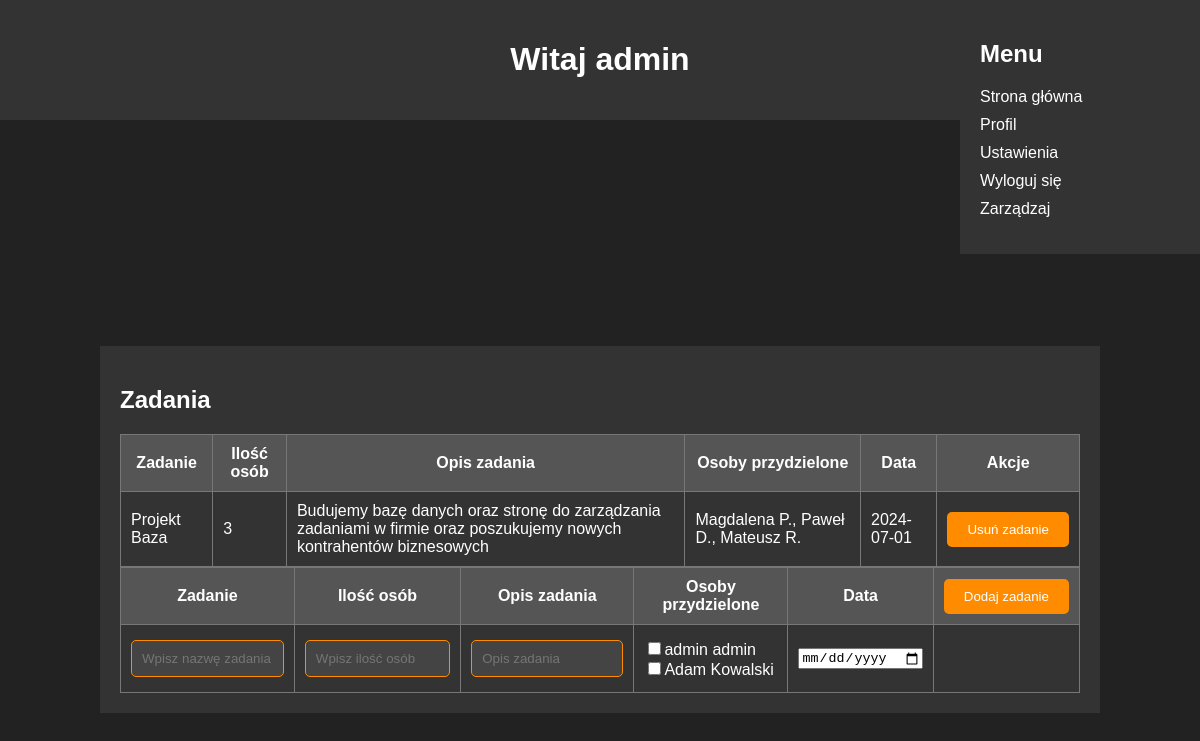
Page /manage_content.php (signed in) on the committed database.
### tables this page shows
CREATE TABLE `zadania_baza` (
  `id` int(11) NOT NULL,
  `zadania` text NOT NULL,
  `iloscosob` int(11) NOT NULL,
  `opis` text NOT NULL,
  `osoby` text NOT NULL,
  `data` date NOT NULL
);

CREATE TABLE `pracownicy` (
  `id` int(11) NOT NULL,
  `Name` text NOT NULL,
  `Surname` text NOT NULL,
  `Position` text NOT NULL,
  `login` text NOT NULL
);

### manage_content.php (the view, shortened to what this page needs)
<?php
$servername = "localhost";
$username = "root";
$password = "";
$database = "project_1";
$conn = mysqli_connect($servername, $username, $password, $database);
?>
<!DOCTYPE html>
<html lang="pl">
<head>
    <link rel="stylesheet" href="styles1.css">
</head>
<body>
<div class="welcome-message">
    <h1>Witaj
    <?php
if (isset($_SESSION['login'])) {
    $login = $_SESSION['login'];
    echo htmlspecialchars($login);
} else {
    echo "nieznajomy";
}
?>
</h1>
    </div>
<div class="container">
<div class="main">
    <h2>Zadania</h2>
    <table>
        <tr>
            <th class="Table1">Zadanie</th>
            <th class="Table2">Ilość osób</th>
            <th class="Table3">Opis zadania</th>
            <th class="Table4">Osoby przydzielone</th>
            <th class="Table5">Data</th>
            <th>Akcje</th>
        </tr>
        <?php
        $query = "SELECT `zadania`, `iloscosob`, `opis`, `osoby`, `data` FROM `zadania_baza`";
        $result = mysqli_query($conn, $query);
        if (mysqli_num_rows($result) > 0) {
            while ($row = mysqli_fetch_assoc($result)) {
                echo "<tr>";
                echo '<td class="Table1">' . htmlspecialchars($row['zadania']) . '</td>';
                echo '<td class="Table2">' . htmlspecialchars($row['iloscosob']) . '</td>';
                echo '<td class="Table3">' . htmlspecialchars($row['opis']) . '</td>';
                echo '<td class="Table4">' . htmlspecialchars($row['osoby']) . '</td>';
                echo '<td class="Table5">' . htmlspecialchars($row['data']) . '</td>';
                echo '<td>
                    <form method="POST" action="' . htmlspecialchars($_SERVER["PHP_SELF"]) . '">
                        <input type="hidden" name="note_name" value="' . htmlspecialchars($row['zadania']) . '">
                        <input type="submit" name="delete_note" value="Usuń zadanie">
                    </form>
                </td>';
                echo "</tr>";
            }
        }
        ?>
    </table>
    <form method="POST" action="<?php echo htmlspecialchars($_SERVER["PHP_SELF"]); ?>">
        <table>
            <tr>
                <th>Zadanie</th>
                <th>Ilość osób</th>
                <th>Opis zadania</th>
                <th>Osoby przydzielone</th>
                <th>Data</th>
                <th><input type="submit" name="query" value="Dodaj zadanie"></th>
            </tr>
            <tr>
                <td><input type="text" name="works" placeholder="Wpisz nazwę zadania" required></td>
                <td><input type="number" name="people_value" placeholder="Wpisz ilość osób" required></td>
                <td><input type="text" name="description" placeholder="Opis zadania" required></td>
                <td>
                    <?php
                    $PeopleQuery = "SELECT `name`, `surname` FROM `pracownicy`";
                    $result = mysqli_query($conn, $PeopleQuery);
                    if (mysqli_num_rows($result) > 0) {
                        while ($row = mysqli_fetch_assoc($result)) {
                            $fullName = htmlspecialchars($row['name'] . ' ' . $row['surname']);
                            echo '<input type="checkbox" name="employees[]" value="' . $fullName . '">';
                            echo '<label for="employees[]">' . $fullName . '</label><br>';
                        }
                    }
                    ?>
                </td>
                <td><input type="date" name="date" required></td>
            </tr>
        </table>
    </form>
</div>
                </div>
<div class="menu">
    <h2>Menu</h2>
    <ul>
        <li><a href="index.php">Strona główna</a></li>
        <li><a href="profile.php">Profil</a></li>
        <li><a href="settings.php">Ustawienia</a></li>
        <li><a href="logout.php">Wyloguj się</a></li>
        <?php
        if (isset($_SESSION['position']) && $_SESSION['position'] == 'Menadżer') {
            echo '<li><a href="manage.php">Zarządzaj</a></li>';
        }
        ?>
    </ul>
</div>
</body>
</html>

### styles1.css (style rules this page uses)
body { font-family: Arial, sans-serif; background-color: #222; color: #fff; margin: 0; padding: 0; }
.container { display: flex; justify-content: center; align-items: center; flex-direction: column; height: 100vh; }
.welcome-message { text-align: center; background-color: #333; padding: 20px; margin-bottom: 20px; }
.menu { position: fixed; top: 0; right: 0; background-color: #333; width: 200px; padding: 20px; }
.menu ul { list-style-type: none; padding: 0; }
.menu ul li { margin-bottom: 10px; }
.menu ul li a { color: #fff; text-decoration: none; }
.main { background-color: #333; padding: 20px; margin-bottom: 20px; width: 80%; overflow-x: auto; }
input[type="text"], input[type="password"], input[type="number"], select { width: 100%; padding: 10px; margin: 5px 0; border: 1px solid #ff8c00; border-radius: 5px; box-sizing: border-box; background-color: #444; color: #fff; }
input[type="submit"] { background-color: #ff8c00; color: #fff; border: none; padding: 10px 20px; cursor: pointer; border-radius: 5px; }
table { width: 100%; border-collapse: collapse; }
table, th, td { border: 1px solid #777; padding: 10px; }
th { background-color: #555; color: #fff; }

### rows in the picture
zadania_baza: zadania "Projekt Baza", iloscosob "3", opis "Budujemy bazę danych oraz stronę do zarządzania zadaniami w firmie oraz poszukujemy nowych kontrahentów biznesowych", osoby "Magdalena P., Paweł D., Mateusz R.", data "2024-07-01"
pracownicy: fullName "admin admin"
pracownicy: fullName "Adam Kowalski"

### other values in the picture
$login "admin"
